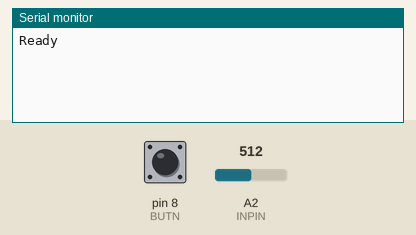
The sketch below on a simulated Arduino Uno, built with avr-gcc and run on an emulated ATmega328P. Parts: the last lines printed to the serial monitor. The test bench sets the inputs (shaded band); at power-on: pin 8 (BUTN) HIGH, A2 (INPIN) = 512.

Above: at 1.2 s.
1.3 s: pin 8 (BUTN) pulled LOW for 0.15 s
At 1.8 s:
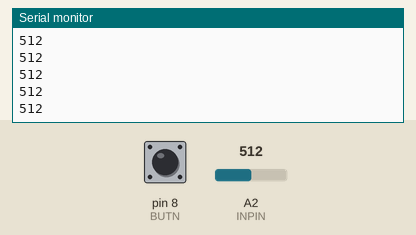
2.9 s: A2 (INPIN) set to 716
At 5.0 s:
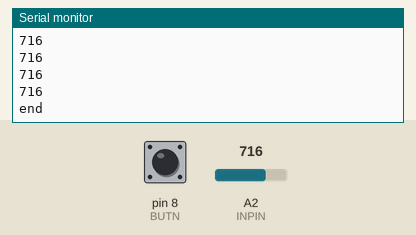

The sketch:

record2PC.ino
```cpp
// Have a push button on pin 8 and piezo pickup on pin A0
// piezo input has zener and 1M ohm paralell to common

using namespace std;

#define INPIN A2
#define BUTN 8

const uint16_t samples = 512;
const double samplingFrequency = 10000;

unsigned int sampling_period_us;
unsigned long microseconds;

boolean running = false;


void getSample() {
  /*SAMPLING*/
  microseconds = micros();
  for (int i = 0; i < samples; i++) {
    Serial.println(analogRead(INPIN));
    while (micros() - microseconds < sampling_period_us) {
      //empty loop
    }
    microseconds += sampling_period_us;
  }
}

// record data when button is pushed
void setup() {
  sampling_period_us = round(1000000 * (1.0 / samplingFrequency));
  pinMode(BUTN, INPUT);
  Serial.begin(9600);
  while (!Serial);
  Serial.println("Ready");
}


void loop() {
  if (digitalRead(BUTN) == LOW) {
    Serial.println("start");
    running = true;
  }
  while (digitalRead(BUTN) == LOW) {
    getSample();
  }
  if (running == true) {
    Serial.println("end");
    running = false;
  }
}
```

Measured:
- after the input at 1.3 s, the serial monitor: prints a new line at once (image 1)
- after the input at 2.9 s, the serial monitor: prints a new line after 0.07 s (image 2)
